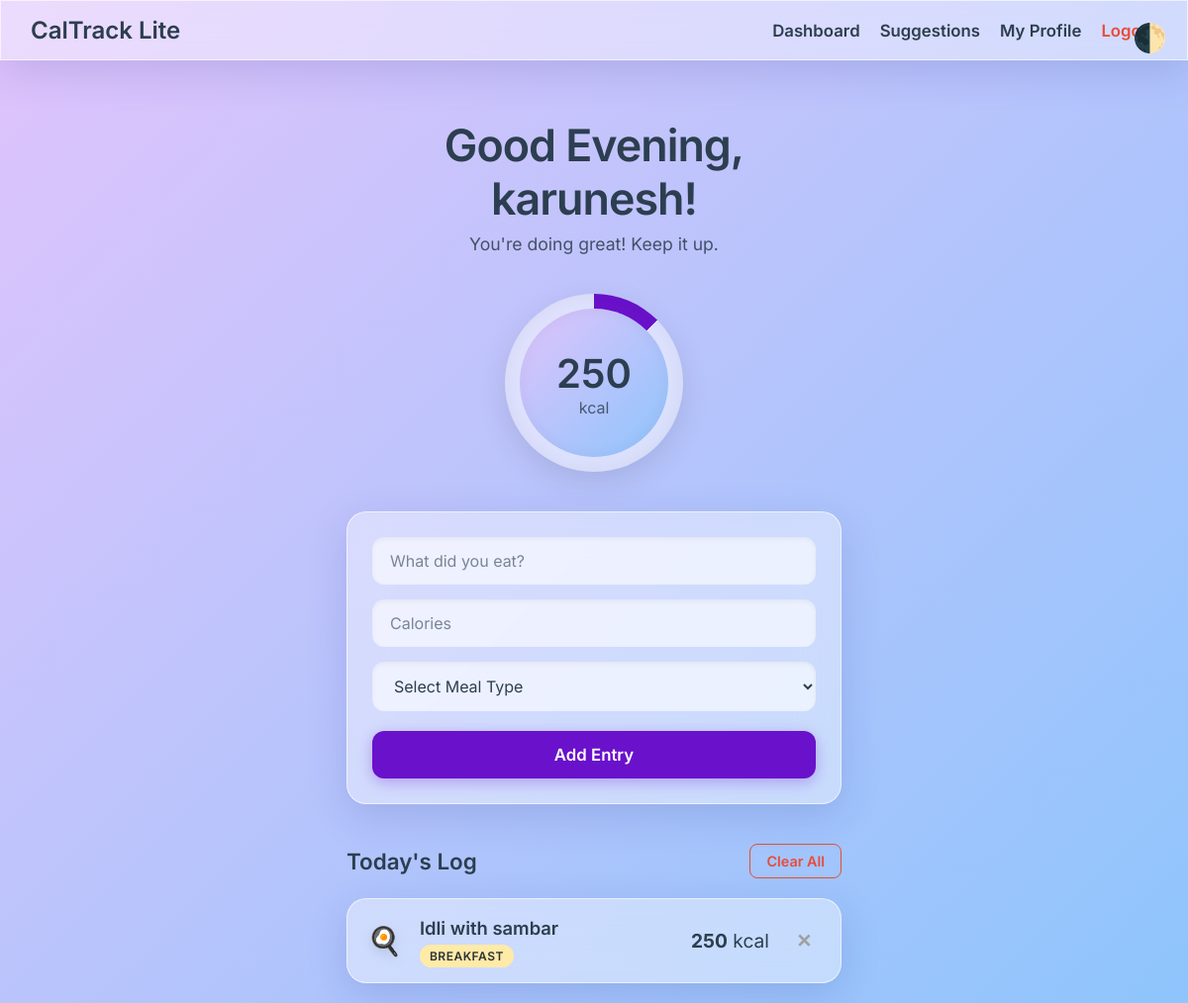
The page / (signed in) on the database its author committed.
### tables this page shows
CREATE TABLE entries (
            id INTEGER PRIMARY KEY AUTOINCREMENT,
            user_id INTEGER NOT NULL,
            name TEXT NOT NULL,
            calories INTEGER NOT NULL,
            meal_type TEXT NOT NULL,
            date TEXT NOT NULL, is_suggestion BOOLEAN DEFAULT 0,
            FOREIGN KEY (user_id) REFERENCES users (id)
        );

### app.py (the view)
@app.route('/')
@login_required
def index():
    conn = get_db_connection()
    today = datetime.date.today().isoformat()
    entries = conn.execute('SELECT * FROM entries WHERE user_id = ? AND date = ? ORDER BY id DESC',
                           (g.user['id'], today)).fetchall()
    conn.close()
    total_calories = sum(entry['calories'] for entry in entries)
    daily_limit = g.user['daily_limit']
    progress = min((total_calories / daily_limit) * 100, 100)
    if total_calories == 0:
        message = "Let's get tracking!"
    elif total_calories < daily_limit * 0.5:
        message = "You're doing great! Keep it up."
    elif total_calories < daily_limit * 0.9:
        message = "Getting closer to your limit."
    elif total_calories <= daily_limit:
        message = "Almost at your limit!"
    else:
        message = "You've exceeded your daily goal."
    meal_icons = {
        'Breakfast': '🍳',
        'Lunch': '🥗',
        'Snack': '🍎',
        'Snacks': '🍎',
        'Dinner': '🍛'
    }
    greeting = f"{get_greeting()}, {g.user['username']}!"
    return render_template('index.html', entries=entries, total_calories=total_calories,
                           progress=progress, message=message, meal_icons=meal_icons, greeting=greeting)

### app.py (called while the page is built)
def get_db_connection():
    conn = sqlite3.connect(DB_NAME)
    conn.row_factory = sqlite3.Row
    return conn

def login_required(f):
    @wraps(f)
    def decorated_function(*args, **kwargs):
        if 'user_id' not in session:
            return redirect(url_for('login'))
        return f(*args, **kwargs)
    return decorated_function

@app.before_request
def load_logged_in_user():
    user_id = session.get('user_id')
    if user_id is None:
        g.user = None
    else:
        conn = get_db_connection()
        g.user = conn.execute('SELECT * FROM users WHERE id = ?', (user_id,)).fetchone()
        conn.close()

def get_greeting():
    hour = datetime.datetime.now().hour
    if hour < 12:
        return "Good Morning"
    elif hour < 18:
        return "Good Afternoon"
    else:
        return "Good Evening"

@app.context_processor
def inject_local_info():
    if os.environ.get("RENDER") or os.environ.get("PORT"):
        url = request.host_url
        display_ip = "Public Cloud"
    else:
        local_ip = get_local_ip()
        url = f"http://{local_ip}:5000"
        display_ip = local_ip
    return dict(local_ip=display_ip, local_url=url)

### templates/index.html (shortened to what this page needs)
{% extends 'base.html' %}
{% block content %}
<header>
    <h1>{{ greeting }}</h1>
    <p class="motivation">{{ message }}</p>
</header>
<section class="dashboard">
    <div class="progress-container">
        <div class="progress-circle" style="--progress: {{ progress }}%;">
            <div class="progress-inner">
                <h2>{{ total_calories }}</h2>
                <p>kcal</p>
            </div>
        </div>
    </div>
    <div class="form-container glass">
        <form action="{{ url_for('add') }}" method="POST">
            <input type="text" name="name" placeholder="What did you eat?" required autocomplete="off">
            <input type="number" name="calories" placeholder="Calories" required min="1" max="10000">
            <select name="meal_type" required>
                <option value="" disabled selected>Select Meal Type</option>
            </select>
            <button type="submit" class="btn-primary">Add Entry</button>
        </form>
    </div>
</section>
<section class="entries">
    <div class="entries-header">
        <h3>Today's Log</h3>
        {% if entries %}
        <form action="{{ url_for('clear') }}" method="POST"
            onsubmit="return confirm('Are you sure you want to clear all entries for today?');">
            <button type="submit" class="btn-danger">Clear All</button>
        </form>
        {% endif %}
    </div>
    <div class="entry-list">
        {% for entry in entries %}
        <div class="entry-card glass">
            <div class="entry-icon">{{ meal_icons[entry.meal_type] }}</div>
            <div class="entry-details">
                <h4>{{ entry.name }}</h4>
                <span class="meal-tag {{ entry.meal_type.lower() }}">{{ entry.meal_type }}</span>
            </div>
            <div class="entry-calories">
                <strong>{{ entry.calories }}</strong> kcal
            </div>
            <form action="{{ url_for('delete', id=entry.id) }}" method="POST">
                <button type="submit" class="btn-delete" title="Delete entry">✕</button>
            </form>
        </div>
        {% else %}
        <div class="empty-state glass">
            <p>No entries yet today. Start tracking!</p>
        </div>
        {% endfor %}
    </div>
</section>
{% endblock %}

### rows shown on the page
entries: meal_type "🍳", name "Idli with sambar", meal_type "BREAKFAST", calories "250"

### other values the page prints
{{ greeting }} "Good Evening, karunesh!"
{{ message }} "You're doing great! Keep it up."
{{ total_calories }} "250"
